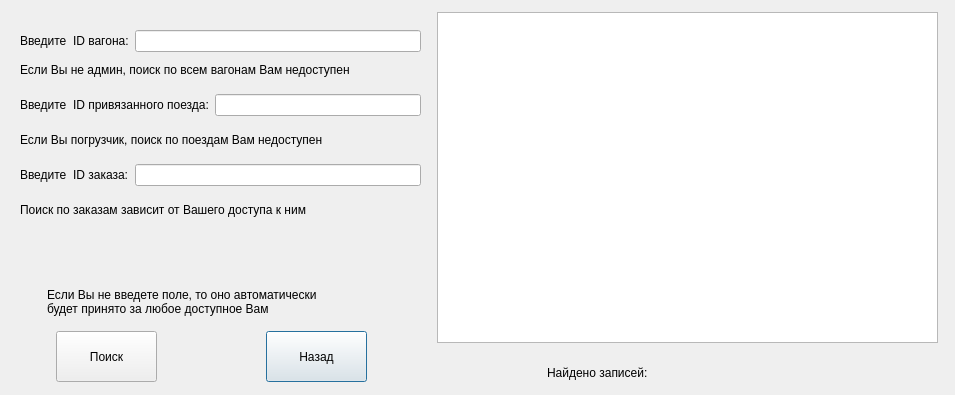
<?xml version="1.0" encoding="UTF-8"?>
<ui version="4.0">
 <class>selectCarriages</class>
 <widget class="QDialog" name="selectCarriages">
  <property name="geometry">
   <rect>
    <x>0</x>
    <y>0</y>
    <width>955</width>
    <height>395</height>
   </rect>
  </property>
  <property name="windowTitle">
   <string>Dialog</string>
  </property>
  <widget class="QWidget" name="layoutWidget">
   <property name="geometry">
    <rect>
     <x>547</x>
     <y>362</y>
     <width>261</width>
     <height>22</height>
    </rect>
   </property>
   <layout class="QHBoxLayout" name="horizontalLayout_4">
    <item>
     <widget class="QLabel" name="label_6">
      <property name="text">
       <string>Найдено записей:</string>
      </property>
     </widget>
    </item>
    <item>
     <widget class="QLabel" name="label_7">
      <property name="text">
       <string/>
      </property>
     </widget>
    </item>
   </layout>
  </widget>
  <widget class="QLabel" name="label_13">
   <property name="geometry">
    <rect>
     <x>47</x>
     <y>282</y>
     <width>334</width>
     <height>40</height>
    </rect>
   </property>
   <property name="text">
    <string>Если Вы не введете поле, то оно автоматически
будет принято за любое доступное Вам</string>
   </property>
  </widget>
  <widget class="QWidget" name="layoutWidget_2">
   <property name="geometry">
    <rect>
     <x>20</x>
     <y>160</y>
     <width>401</width>
     <height>30</height>
    </rect>
   </property>
   <layout class="QHBoxLayout" name="horizontalLayout_3">
    <item>
     <widget class="QLabel" name="label_4">
      <property name="text">
       <string>Введите  ID заказа:</string>
      </property>
     </widget>
    </item>
    <item>
     <widget class="QLineEdit" name="lineEdit_3"/>
    </item>
   </layout>
  </widget>
  <widget class="QWidget" name="layoutWidget_3">
   <property name="geometry">
    <rect>
     <x>20</x>
     <y>26</y>
     <width>401</width>
     <height>30</height>
    </rect>
   </property>
   <layout class="QHBoxLayout" name="horizontalLayout">
    <item>
     <widget class="QLabel" name="label">
      <property name="text">
       <string>Введите  ID вагона:</string>
      </property>
     </widget>
    </item>
    <item>
     <widget class="QLineEdit" name="lineEdit"/>
    </item>
   </layout>
  </widget>
  <widget class="QLabel" name="label_3">
   <property name="geometry">
    <rect>
     <x>20</x>
     <y>60</y>
     <width>421</width>
     <height>20</height>
    </rect>
   </property>
   <property name="text">
    <string>Если Вы не админ, поиск по всем вагонам Вам недоступен</string>
   </property>
  </widget>
  <widget class="QPushButton" name="pushButton_2">
   <property name="geometry">
    <rect>
     <x>266</x>
     <y>331</y>
     <width>101</width>
     <height>51</height>
    </rect>
   </property>
   <property name="text">
    <string>Назад</string>
   </property>
  </widget>
  <widget class="QPushButton" name="pushButton">
   <property name="geometry">
    <rect>
     <x>56</x>
     <y>331</y>
     <width>101</width>
     <height>51</height>
    </rect>
   </property>
   <property name="text">
    <string>Поиск</string>
   </property>
  </widget>
  <widget class="QTableWidget" name="tableWidget">
   <property name="geometry">
    <rect>
     <x>437</x>
     <y>12</y>
     <width>501</width>
     <height>331</height>
    </rect>
   </property>
  </widget>
  <widget class="QWidget" name="layoutWidget_5">
   <property name="geometry">
    <rect>
     <x>20</x>
     <y>90</y>
     <width>401</width>
     <height>30</height>
    </rect>
   </property>
   <layout class="QHBoxLayout" name="horizontalLayout_2">
    <item>
     <widget class="QLabel" name="label_2">
      <property name="text">
       <string>Введите  ID привязанного поезда:</string>
      </property>
     </widget>
    </item>
    <item>
     <widget class="QLineEdit" name="lineEdit_2"/>
    </item>
   </layout>
  </widget>
  <widget class="QLabel" name="label_5">
   <property name="geometry">
    <rect>
     <x>20</x>
     <y>130</y>
     <width>421</width>
     <height>20</height>
    </rect>
   </property>
   <property name="text">
    <string>Если Вы погрузчик, поиск по поездам Вам недоступен</string>
   </property>
  </widget>
  <widget class="QLabel" name="label_8">
   <property name="geometry">
    <rect>
     <x>20</x>
     <y>200</y>
     <width>421</width>
     <height>20</height>
    </rect>
   </property>
   <property name="text">
    <string>Поиск по заказам зависит от Вашего доступа к ним</string>
   </property>
  </widget>
 </widget>
 <resources/>
 <connections/>
</ui>
